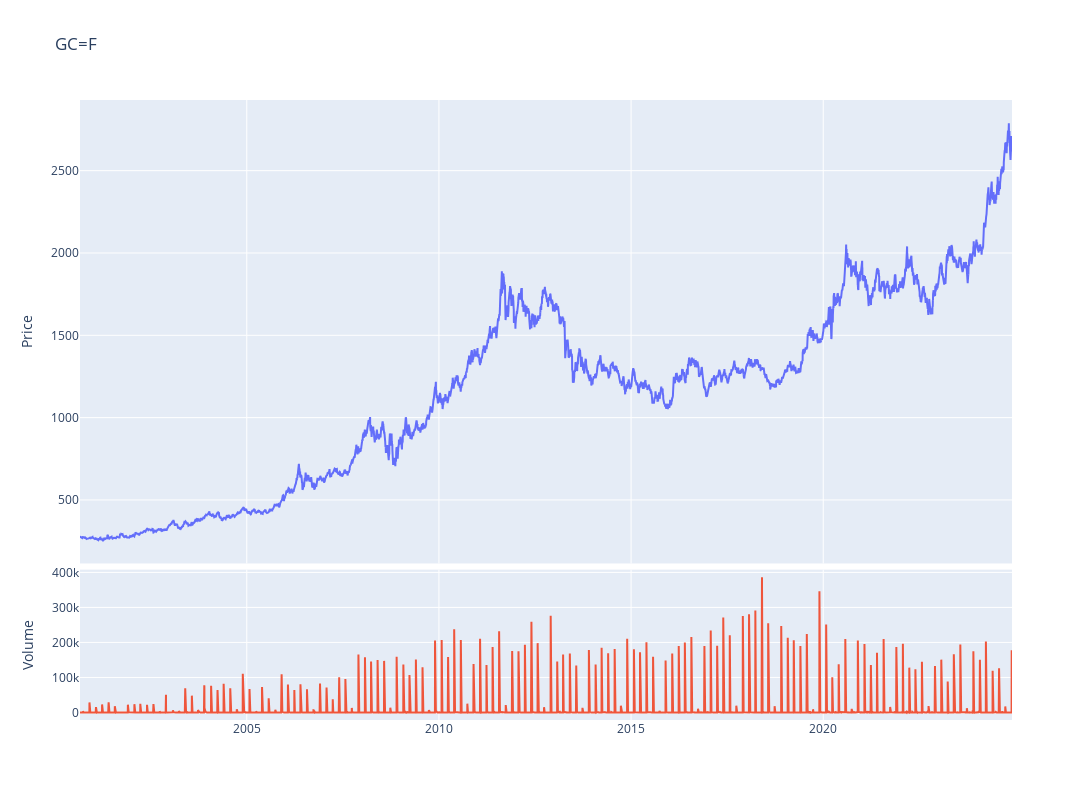

The code cell stored with this chart in its notebook:
### Code cell
fig = make_subplots(rows=4, cols=1,shared_xaxes=True,vertical_spacing=0.01,specs=[[{'rowspan':3,'colspan':1}],[None],[None],[{'rowspan':1,'colspan':1}]])

# Graph (1,1)
fig.add_trace(go.Scatter(x=stock_ticker.index,y=stock_ticker['Adj Close'],mode="lines",name=f"{ticker}"),row=1, col=1)
# Update xaxis properties
fig.update_yaxes(title_text="Price", row=1, col=1)

# Graph (4,1)
fig.add_trace(go.Scatter(x=stock_ticker.index,y=stock_ticker['Volume'],mode="lines",name='Volume'),row=4, col=1)
fig.update_yaxes(title_text="Volume", row=4, col=1)

fig.update_layout(height=800, width=1300,showlegend=False,title=f"{ticker}")

fig.show()

### Figure 1 — Plotly figure (JSON) as saved in the notebook; plotly's stock layout.template omitted (floating-point values rounded to 4 significant figures; data arrays with more than 128 entries replaced by an {"elided": "..."} marker saying what was removed)
{"data": [{"mode": "lines", "name": "GC=F", "type": "scatter", "x": {"elided": "6086 str values"}, "xaxis": "x", "y": {"elided": "6086 float values"}, "yaxis": "y"}, {"mode": "lines", "name": "Volume", "type": "scatter", "x": {"elided": "6086 str values"}, "xaxis": "x2", "y": {"elided": "6086 int values"}, "yaxis": "y2"}], "layout": {"height": 800, "showlegend": false, "title": {"text": "GC=F"}, "width": 1300, "xaxis": {"anchor": "y", "domain": [0, 1], "matches": "x2", "showticklabels": false}, "xaxis2": {"anchor": "y2", "domain": [0, 1]}, "yaxis": {"anchor": "x", "domain": [0.2525, 1], "title": {"text": "Price"}}, "yaxis2": {"anchor": "x2", "domain": [0, 0.2425], "title": {"text": "Volume"}}}}
